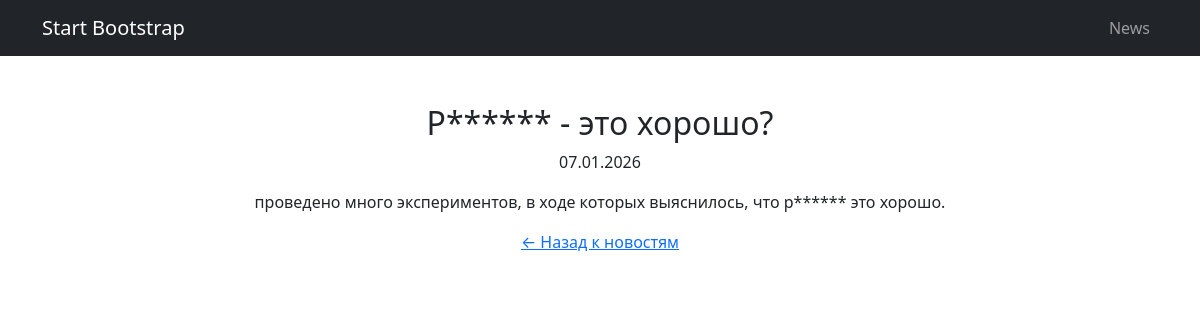
Screenshot of /news/2/ with the database file from the repository.
### News/models.py (models this page shows, shortened)
class News(models.Model):
    title = models.CharField(max_length=255)
    text = models.TextField()
    create_time = models.DateTimeField(auto_now_add=True)

### News/views.py (the view)
# urls.py: path('<int:id>/', news_detail, name='news_detail'),
def news_detail(request, id):
    news_item = get_object_or_404(News, id=id)
    return render(request, 'News_detail.html', {'news': news_item})

### News/templatetags/custom_filters.py (called while the page is built)
@register.filter(name='censor')
def censor(value):
    if not isinstance(value, str):
        raise ValueError('Фильтр censor применяется только к строкам')
    result = value
    for word in BAD_WORDS:
        pattern = re.compile(rf'\b{word}\b', re.IGNORECASE)
        def replace(match):
            w = match.group()
            return w[0] + '*' * (len(w) - 1)
        result = pattern.sub(replace, result)
    return result

### templates/News_detail.html
{% extends "flatpages/default.html" %}
{% load custom_filters %}
{% block content %}
<h2>{{ news.title|censor }}</h2>
<p>{{ news.create_time|date:"d.m.Y" }}</p>
<p>{{ news.text|censor }}</p>
<a href="/news/">← Назад к новостям</a>
{% endblock %}

### rows the page displays
News: title|censor "Р****** - это хорошо?", create_time "07.01.2026", text|censor "проведено много экспериментов, в ходе которых выяснилось, что р****** это хорошо."
